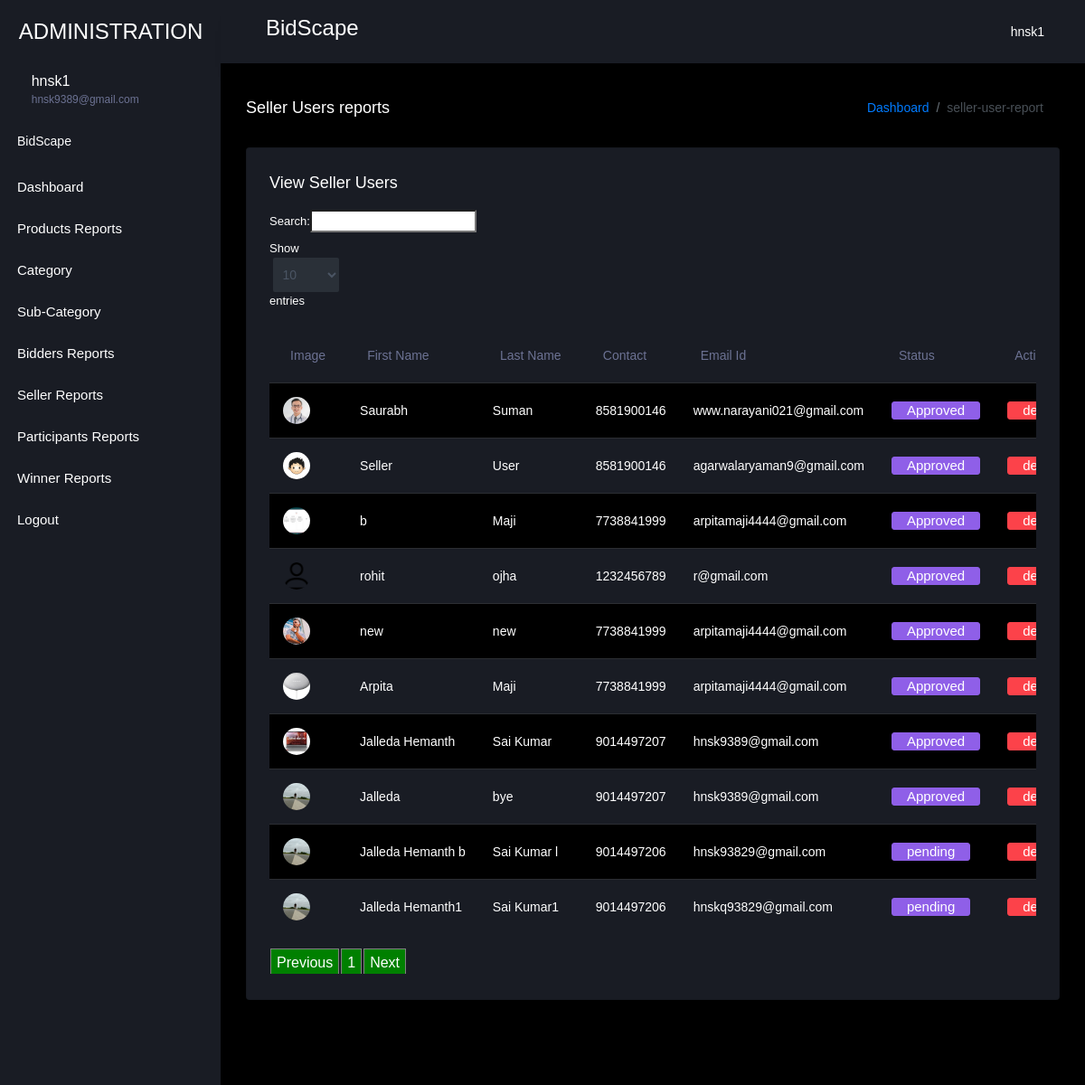
The page /view_seller_user/ (signed in) on the database its author committed.
### bid_app/models.py (models this page shows, shortened)
class AuctionUser(models.Model):
    user = models.ForeignKey(User,on_delete=models.CASCADE,null=True, blank=True)
    dob = models.DateField(null=True, blank=True)
    address = models.CharField(max_length=100,null=True, blank=True)
    contact = models.CharField(max_length=10,null=True, blank=True)
    image = models.FileField(null=True, blank=True)
    user_type = models.CharField(max_length=100,null=True, blank=True)
    status = models.CharField(max_length=100,null=True, blank=True, default="pending")
    membership = models.ForeignKey(Member_fee,on_delete=models.CASCADE,null=True, blank=True)
    created = models.DateTimeField(auto_now_add=True)
    bank_statement = models.FileField(null=True, blank=True)
    account_number = models.CharField(max_length=100,null=True, blank=True)
    agree = models.BooleanField(null=True, blank=True)
    email_verification = models.BooleanField(null=True, blank=True)
    otp = models.CharField(max_length=100,null=True, blank=True)

### bid_app/views.py (the view)
# urls.py: path('view_seller_user/', view_seller_user, name="view_seller_user"),
def view_seller_user(request):
    if not request.user.is_authenticated:
        return redirect('loginadmin')
    pro = AuctionUser.objects.filter(user_type='Seller')
    d = {'user':pro}
    return render(request,'administration/view_seller_user.html',d)

### bid_app/templates/administration/view_seller_user.html (shortened to what this page needs)
{% extends 'administration/index.html' %}
{% load static %}
{% block body %}
<link rel = stylesheet href="https://cdn.datatables.net/1.10.23/css/dataTables.bootstrap.min.css">
<div class="main-panel">
    <div class="content-wrapper">
      <div class="page-header">
        <h3 class="page-title"> Seller Users reports </h3>
        <nav aria-label="breadcrumb">
          <ol class="breadcrumb">
            <li class="breadcrumb-item"><a href="#">Dashboard</a></li>
            <li class="breadcrumb-item active" aria-current="page">seller-user-report</li>
          </ol>
        </nav>
      </div>
      <div class="row">
        <div class="col-lg-12 grid-margin stretch-card">
          <div class="card">
            <div class="card-body">
              <h4 class="card-title">View Seller Users</h4>
              <div class="table-responsive">
                <table class="table table-striped" id="example">
                  <thead>
                    <tr>
                        <th>Image</th>
                        <th>First Name</th>
                        <th>Last Name</th>
                          <th>Contact</th>
                        <th>Email Id</th>
                        <th>Status</th>
                        <th>Action</th>
                      </tr>
                      </thead>
                       <tbody>
                        {% for i in user %}
                      <tr>
                        <td><img src="{{i.image.url}}"></td>
                        <td>{{i.user.first_name}}</td>
                        <td>{{i.user.last_name}}</td>
                          <td>{{i.contact}}</td>
                          <td>{{i.user.email}}</td>
                        <td><a href="{% url 'change_user_status' i.id %}" onclick="return confirm('Are you sure to change status?')"><button class="btn btn-info">{{i.status}}</button></a></td>
                        <td>
                          <a href="{% url 'delete_user' i.user.id %}" onclick="return confirm('Are you sure?')"><button class="btn btn-danger">delete</button></a>
                        </td>
                      </tr>
                        {% empty %}
                    <tr>
                      <td>Data Not Found</td>
                    </tr>
                        {% endfor %}
                        </tbody>
                </table>
              </div>
            </div>
          </div>
        </div>
      </div>
    </div>
{% endblock %}

### bid_app/templates/administration/index.html (shortened to what this page needs)
<!DOCTYPE html>
{% load static %}
<html lang="en">
  <head>
    <link rel="stylesheet" href="{% static 'administration/assets/vendors/mdi/css/materialdesignicons.min.css' %}">
    <link rel="stylesheet" href="{% static 'administration/assets/vendors/css/vendor.bundle.base.css' %}">
    <link rel="stylesheet" href="{% static 'administration/assets/vendors/jvectormap/jquery-jvectormap.css' %}">
    <link rel="stylesheet" href="{% static 'administration/assets/vendors/flag-icon-css/css/flag-icon.min.css' %}">
    <link rel="stylesheet" href="{% static 'administration/assets/vendors/owl-carousel-2/owl.carousel.min.css' %}">
    <link rel="stylesheet" href="{% static 'administration/assets/vendors/owl-carousel-2/owl.theme.default.min.css' %}">
    <link rel="stylesheet" href="{% static 'administration/assets/css/style.css' %}">
  </head>
  <body>
    <div class="container-scroller">
      <nav class="sidebar sidebar-offcanvas" id="sidebar">
        <div class="sidebar-brand-wrapper d-none d-lg-flex align-items-center justify-content-center fixed-top">
          <a class="sidebar-brand brand-logo" href="#" style="color:white">ADMINISTRATION</a>
        </div>
        <ul class="nav">
          <li class="nav-item profile">
            <div class="profile-desc">
              <div class="profile-pic">
                <div class="profile-name">
                  <h5 class="mb-0 font-weight-normal">{{request.user.username}}</h5>
                  <span>{{request.user.email}}</span>
                </div>
              </div>
              <a href="#" id="profile-dropdown" data-toggle="dropdown"><i class="mdi mdi-dots-vertical"></i></a>
            </div>
          </li>
          <li class="nav-item nav-category">
            <span class="nav-link" style="color:white;">BidScape</span>
          </li>
          <li class="nav-item menu-items">
            <a class="nav-link" href="/admin-home">
              <span class="menu-title" style="color:white;">Dashboard</span>
            </a>
          </li>
          <li class="nav-item menu-items">
            <a class="nav-link" href="/admin_view_product">
              <span class="menu-title"style="color:white;">Products Reports</span>
            </a>
          </li>
          <li class="nav-item menu-items">
            <a class="nav-link" data-toggle="collapse" href="#ui-basic-1" aria-expanded="false" aria-controls="ui-basic">
              <span class="menu-title" style="color:white;">Category</span>
              <i class="menu-arrow"></i>
            </a>
          </li>
          <li class="nav-item menu-items">
            <a class="nav-link" data-toggle="collapse" href="#ui-basic-2" aria-expanded="false" aria-controls="ui-basic">
              <span class="menu-title" style="color:white;">Sub-Category</span>
              <i class="menu-arrow"></i>
            </a>
          </li>
          <li class="nav-item menu-items">
            <a class="nav-link" href="/view_buyer_user">
              <span class="menu-title" style="color:white;">Bidders Reports</span>
            </a>
          </li>
          <li class="nav-item menu-items">
            <a class="nav-link" href="/view_seller_user">
              <span class="menu-title" style="color:white;">Seller Reports</span>
            </a>
          </li>
          <li class="nav-item menu-items">
            <a class="nav-link" href="/view_participants">
              <span class="menu-title" style="color:white;">Participants Reports</span>
            </a>
          </li>
          <li class="nav-item menu-items">
            <a class="nav-link" href="/view_winner">
              <span class="menu-title" style="color:white;">Winner Reports</span>
            </a>
          </li>
          <li class="nav-item menu-items">
            <a class="nav-link" href="/logout">
              <span class="menu-title" style="color:white;">Logout</span>
            </a>
          </li>
        </ul>
      </nav>
      <div class="container-fluid page-body-wrapper">
        <nav class="navbar p-0 fixed-top d-flex flex-row">
          <div class="navbar-menu-wrapper flex-grow d-flex align-items-stretch">
            <button class="navbar-toggler navbar-toggler align-self-center" type="button" data-toggle="minimize">
              <span class="mdi mdi-menu"></span>
            </button>
            <ul class="navbar-nav w-100">
              <li class="nav-item w-100">
                <h3>BidScape</h3>
              </li>
            </ul>
            <ul class="navbar-nav navbar-nav-right">
              <li class="nav-item dropdown">
                <a class="nav-link" id="profileDropdown" href="#" data-toggle="dropdown">
                  <div class="navbar-profile">
                    <p class="mb-0 d-none d-sm-block navbar-profile-name">{{request.user.username}}</p>
                    <i class="mdi mdi-menu-down d-none d-sm-block"></i>
                  </div>
                </a>
              </li>
            </ul>
          </div>
        </nav>
        {% block body %}{% endblock %}
          <footer class="footer">
          </footer>
        </div>
      </div>
    </div>
  </body>
</html>

### rows shown on the page
AuctionUser: image (picture), user.first_name "Saurabh", user.last_name "Suman", contact "8581900146", user.email "www.narayani021@gmail.com", status "Approved"
AuctionUser: image (picture), user.first_name "Seller", user.last_name "User", contact "8581900146", user.email "agarwalaryaman9@gmail.com", status "Approved"
AuctionUser: image (picture), user.first_name "b", user.last_name "Maji", contact "7738841999", user.email "arpitamaji4444@gmail.com", status "Approved"
AuctionUser: image (placeholder picture), user.first_name "rohit", user.last_name "ojha", contact "1232456789", user.email "r@gmail.com", status "Approved"
AuctionUser: image (picture), user.first_name "new", user.last_name "new", contact "7738841999", user.email "arpitamaji4444@gmail.com", status "Approved"
AuctionUser: image (picture), user.first_name "Arpita", user.last_name "Maji", contact "7738841999", user.email "arpitamaji4444@gmail.com", status "Approved"
AuctionUser: image (picture), user.first_name "Jalleda Hemanth", user.last_name "Sai Kumar", contact "9014497207", user.email "hnsk9389@gmail.com", status "Approved"
AuctionUser: image (picture), user.first_name "Jalleda", user.last_name "bye", contact "9014497207", user.email "hnsk9389@gmail.com", status "Approved"
AuctionUser: image (picture), user.first_name "Jalleda Hemanth b", user.last_name "Sai Kumar l", contact "9014497206", user.email "hnsk93829@gmail.com", status "pending"
AuctionUser: image (picture), user.first_name "Jalleda Hemanth1", user.last_name "Sai Kumar1", contact "9014497206", user.email "hnskq93829@gmail.com", status "pending"

### other values the page prints
{{ request.user.username }} "hnsk1"
{{ request.user.email }} "hnsk9389@gmail.com"
